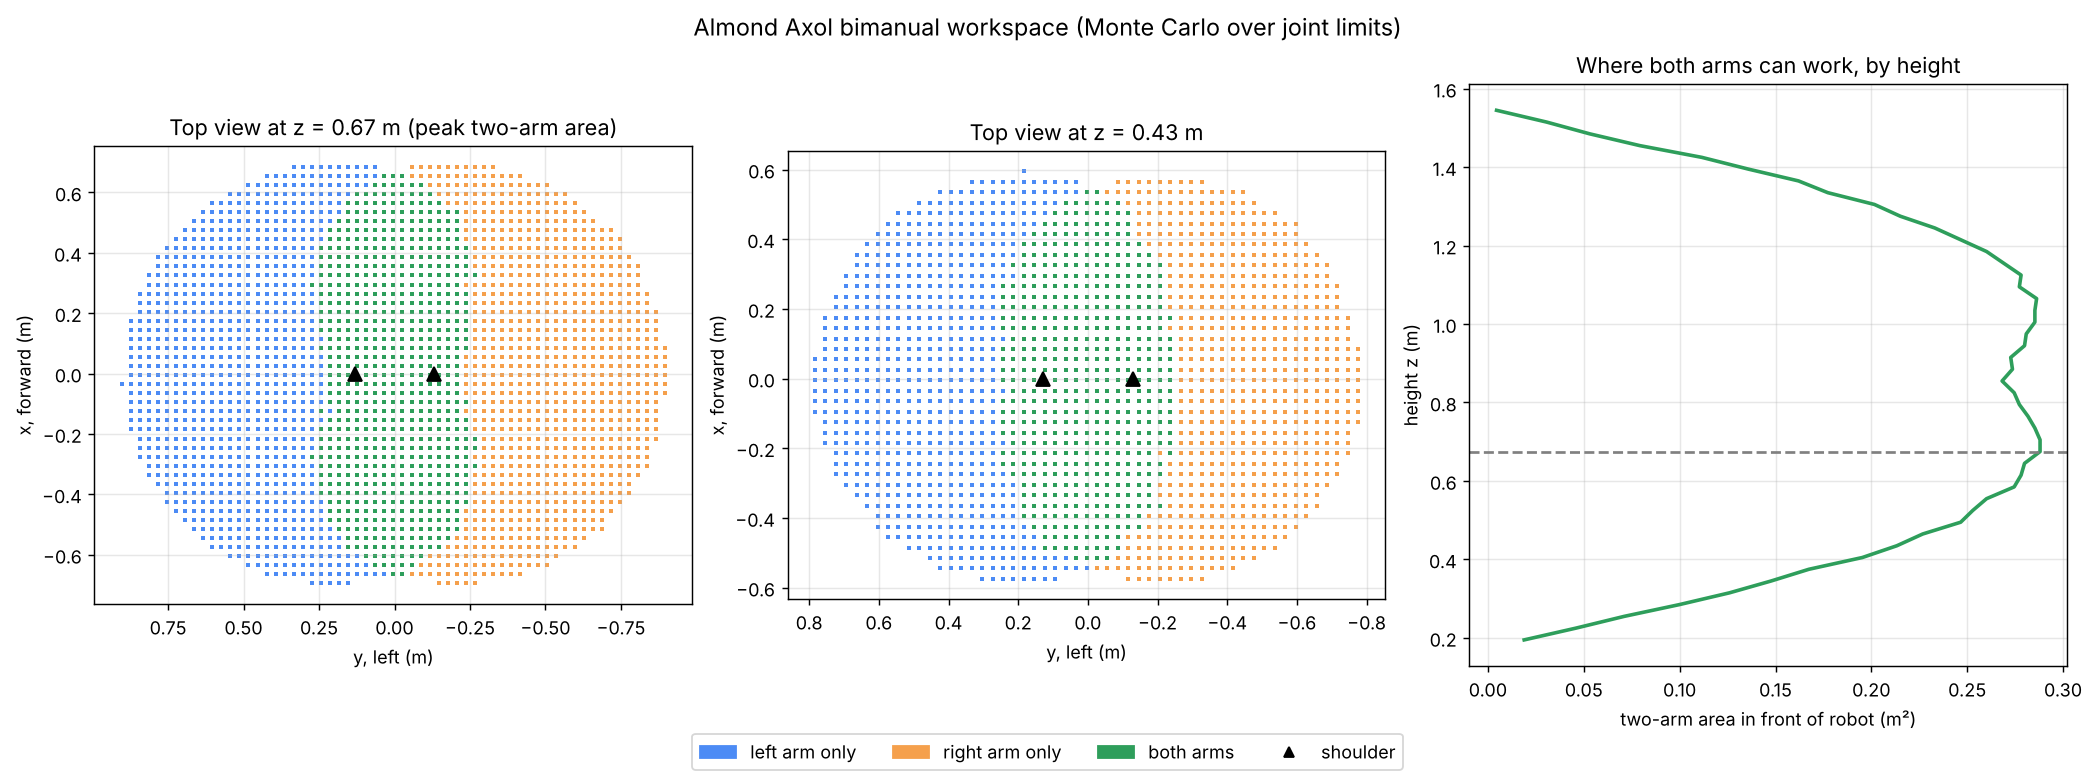

The script that saved this image:
"""Bimanual workspace map for the Almond Axol.

Answers a practical setup question: where should I put the table, and the objects
on it, so that BOTH arms can reach them?

It reads the Axol URDF from the open-source SDK, samples random joint angles
within each joint's limits, runs forward kinematics to find where each gripper
ends up, and builds a voxel map of what the left arm, right arm, and both arms
can reach. Then it slices that map at different heights to find the table
height with the most two-arm workspace.

Only needs numpy and matplotlib. No robot, no JAX, no ROS.

Usage:
    python axol_workspace.py path/to/axol.urdf
    python axol_workspace.py path/to/axol.urdf --samples 400000 --voxel 0.02
"""
from __future__ import annotations

import argparse
import xml.etree.ElementTree as ET

import numpy as np


# ---------- URDF forward kinematics (just the parts we need) ----------

def rpy_to_matrix(r, p, y):
    cr, sr, cp, sp, cy, sy = np.cos(r), np.sin(r), np.cos(p), np.sin(p), np.cos(y), np.sin(y)
    return np.array([[cy * cp, cy * sp * sr - sy * cr, cy * sp * cr + sy * sr],
                     [sy * cp, sy * sp * sr + cy * cr, sy * sp * cr - cy * sr],
                     [-sp, cp * sr, cp * cr]])


def axis_angle(axis, angles):
    """Batch of rotation matrices about one fixed axis (Rodrigues' formula)."""
    a = np.asarray(axis, float); a = a / np.linalg.norm(a)
    K = np.array([[0, -a[2], a[1]], [a[2], 0, -a[0]], [-a[1], a[0], 0]])
    s, c = np.sin(angles)[:, None, None], np.cos(angles)[:, None, None]
    return np.eye(3) + s * K + (1 - c) * (K @ K)


class Chain:
    """Fixed and revolute joints from the root link down to one end link."""

    def __init__(self, urdf_path: str, end_link: str):
        joints = {}
        for j in ET.parse(urdf_path).getroot().iter("joint"):
            o = j.find("origin")
            xyz = np.array([float(v) for v in o.get("xyz", "0 0 0").split()]) if o is not None else np.zeros(3)
            rpy = [float(v) for v in o.get("rpy", "0 0 0").split()] if o is not None else [0, 0, 0]
            ax = j.find("axis"); lim = j.find("limit")
            joints[j.find("child").get("link")] = dict(
                name=j.get("name"), type=j.get("type"), parent=j.find("parent").get("link"),
                xyz=xyz, R=rpy_to_matrix(*rpy),
                axis=[float(v) for v in ax.get("xyz").split()] if ax is not None else [0, 0, 1],
                lower=float(lim.get("lower")) if lim is not None else 0.0,
                upper=float(lim.get("upper")) if lim is not None else 0.0)
        chain, link = [], end_link
        while link in joints:
            chain.append(joints[link]); link = joints[link]["parent"]
        self.joints = chain[::-1]
        self.revolute = [j for j in self.joints if j["type"] == "revolute"]

    def sample(self, n, rng):
        return np.stack([rng.uniform(j["lower"], j["upper"], n) for j in self.revolute], axis=1)

    def positions(self, q):
        """End-link positions (n, 3) for a batch of joint configurations q (n, dof)."""
        n = q.shape[0]
        R = np.broadcast_to(np.eye(3), (n, 3, 3)).copy(); p = np.zeros((n, 3)); k = 0
        for j in self.joints:
            p = p + R @ j["xyz"]
            R = R @ j["R"]
            if j["type"] == "revolute":
                R = R @ axis_angle(j["axis"], q[:, k]); k += 1
        return p


# ---------- workspace analysis ----------

def voxelize(points, origin, size):
    return {tuple(v) for v in np.floor((points - origin) / size).astype(int)}


def analyze(urdf, samples=3_000_000, voxel=0.03, seed=0):
    rng = np.random.default_rng(seed)
    left, right = Chain(urdf, "left_gripper"), Chain(urdf, "right_gripper")
    L = left.positions(left.sample(samples, rng))
    R = right.positions(right.sample(samples, rng))
    origin = np.minimum(L.min(0), R.min(0))
    vl, vr = voxelize(L, origin, voxel), voxelize(R, origin, voxel)
    both = vl & vr

    # Shoulder = first revolute joint; reach = farthest gripper point from it.
    sl, sr = first_revolute_position(left), first_revolute_position(right)
    reach_l = np.linalg.norm(L - sl, axis=1).max()
    reach_r = np.linalg.norm(R - sr, axis=1).max()

    # Two-arm area at each height slice, counting only space in front of the
    # robot (x > 0), since that's where a table goes.
    front = {v for v in both if origin[0] + (v[0] + 0.5) * voxel > 0}
    zs = sorted({v[2] for v in front})
    area = {z: sum(1 for v in front if v[2] == z) * voxel ** 2 for z in zs}
    best_z = max(area, key=area.get)
    return dict(L=L, R=R, vl=vl, vr=vr, both=both, origin=origin, voxel=voxel,
                reach=(reach_l, reach_r), shoulders=(sl, sr), area=area, best_z=best_z,
                dof=(len(left.revolute), len(right.revolute)))


def first_revolute_position(chain):
    p, R = np.zeros(3), np.eye(3)
    for j in chain.joints:
        p = p + R @ j["xyz"]; R = R @ j["R"]
        if j["type"] == "revolute":
            return p
    return p


def good_band(res, frac=0.9):
    top = res["area"][res["best_z"]]
    ok = [height_of(z, res) for z, a in res["area"].items() if a >= frac * top]
    return f"{min(ok):.2f} to {max(ok):.2f} m"


def height_of(z_index, res):
    return res["origin"][2] + (z_index + 0.5) * res["voxel"]


def plot(res, path="axol_workspace.png"):
    import matplotlib
    matplotlib.use("Agg")
    import matplotlib.pyplot as plt
    from matplotlib.patches import Patch

    vox, o = res["voxel"], res["origin"]
    zi = res["best_z"]
    fig, axes = plt.subplots(1, 3, figsize=(16, 5.6), constrained_layout=True)
    colors = {"left": "#4C8BF5", "right": "#F5A04C", "both": "#2E9E5B"}

    def top_slice(ax, z_index, title):
        for name, s in (("left", res["vl"]), ("right", res["vr"]), ("both", res["both"])):
            pts = np.array([v for v in s if v[2] == z_index])
            if len(pts):
                ax.scatter(o[1] + (pts[:, 1] + .5) * vox, o[0] + (pts[:, 0] + .5) * vox,
                           s=6, marker="s", c=colors[name], linewidths=0)
        for sh in res["shoulders"]:
            ax.plot(sh[1], sh[0], "k^", ms=8)
        ax.set_title(title); ax.set_xlabel("y, left (m)"); ax.set_ylabel("x, forward (m)")
        ax.invert_xaxis(); ax.set_aspect("equal"); ax.grid(alpha=.3)

    best_h = height_of(zi, res)
    top_slice(axes[0], zi, f"Top view at z = {best_h:.2f} m (peak two-arm area)")
    lower = min(res["area"]); low_h = height_of(lower + (zi - lower) // 2, res)
    top_slice(axes[1], lower + (zi - lower) // 2, f"Top view at z = {low_h:.2f} m")

    zs = sorted(res["area"])
    axes[2].plot([res["area"][z] for z in zs], [height_of(z, res) for z in zs], color=colors["both"], lw=2)
    axes[2].axhline(best_h, ls="--", color="gray")
    axes[2].set_xlabel("two-arm area in front of robot (m²)"); axes[2].set_ylabel("height z (m)")
    axes[2].set_title("Where both arms can work, by height"); axes[2].grid(alpha=.3)

    fig.legend(handles=[Patch(color=colors["left"], label="left arm only"),
                        Patch(color=colors["right"], label="right arm only"),
                        Patch(color=colors["both"], label="both arms"),
                        plt.Line2D([], [], marker="^", color="k", ls="", label="shoulder")],
               loc="lower center", ncol=4, bbox_to_anchor=(0.5, -0.06))
    fig.suptitle("Almond Axol bimanual workspace (Monte Carlo over joint limits)", fontsize=13)
    fig.savefig(path, dpi=130, bbox_inches="tight")
    return path


def summary(res):
    rl, rr = res["reach"]; v3 = res["voxel"] ** 3
    best_h = height_of(res["best_z"], res)
    return "\n".join([
        f"Joints per arm:          {res['dof'][0]} (left), {res['dof'][1]} (right)",
        f"Max reach from shoulder: {rl*1000:.0f} mm (left), {rr*1000:.0f} mm (right)",
        f"Left-arm volume:         {len(res['vl'])*v3:.3f} m³",
        f"Right-arm volume:        {len(res['vr'])*v3:.3f} m³",
        f"Two-arm volume:          {len(res['both'])*v3:.3f} m³ "
        f"({100*len(res['both'])/len(res['vl'] | res['vr']):.0f}% of total)",
        f"Shared area in front of the robot peaks at {res['area'][res['best_z']]:.2f} m²",
        f"Heights within 90% of that peak: {good_band(res)} "
        f"(z measured from the URDF root; shoulders sit at {res['shoulders'][0][2]:.2f} m)",
    ])


if __name__ == "__main__":
    ap = argparse.ArgumentParser()
    ap.add_argument("urdf")
    ap.add_argument("--samples", type=int, default=3_000_000)
    ap.add_argument("--voxel", type=float, default=0.03, help="voxel size in meters")
    ap.add_argument("--out", default="axol_workspace.png")
    a = ap.parse_args()
    res = analyze(a.urdf, a.samples, a.voxel)
    print(summary(res))
    print("Saved", plot(res, a.out))
